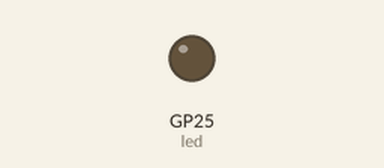
This program was run on a simulated Raspberry Pi Pico running CircuitPython. Parts: output pins drawn as LEDs (lit = HIGH). The clock reads 2024-03-15 10:24:30 at power-on unless the program sets it; files the program writes start out absent; the GPS gets a fix after 3 s at 37.7749, -122.4194 with 8 satellites; what the program prints to the serial console is not drawn.

Above: at 0.1 s.
At 3.1 s:
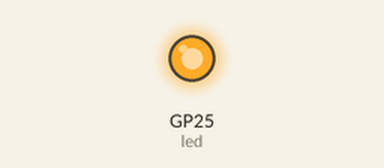
Timing chart, 0 to 5.5 s (numbered marks = the images above):
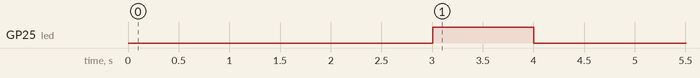

The program:

DataLog_notWorking.py
```python
import time
import board
import busio
import digitalio
import adafruit_gps

led = digitalio.DigitalInOut(board.LED)     # sets up LED in these 2 lines
led.direction=digitalio.Direction.OUTPUT

uart = busio.UART(board.GP4, board.GP5, baudrate=9600, timeout=10) #
gps = adafruit_gps.GPS(uart, debug=False)

prev_lat = 0
prev_long = 0

gps.send_command(b"PMTK314,0,1,0,1,0,0,0,0,0,0,0,0,0,0,0,0,0,0,0")
gps.send_command(b"PMTK220,500")


with open("/gps2.txt", "a") as textFile:
    while True:
        update = gps.update()
        # Every second print out current location details if there's a fix.

        if not gps.has_fix:
            # Try again if we don't have a fix yet.
            print("Waiting for fix...")
            time.sleep(.5)
            continue
        else:
            if update and ((prev_lat != gps.latitude) or (prev_long != gps.longitude)):
                print(gps.latitude)
                print(gps.longitude)
                print(gps.timestamp_utc.tm_min)
                print(gps.timestamp_utc.tm_sec)
                print("-" * 40)

                textFile.write(f'{gps.latitude}, {gps.longitude}\n')
                textFile.flush()

                prev_lat = gps.latitude
                prev_long = gps.longitude

                led.value = True
                time.sleep(1)
                led.value = False
            else:
                print("-No new values-")
```

Measured:
- by itself, GP25 (led): LOW → HIGH at 3.0 s, → LOW 1.0 s later
